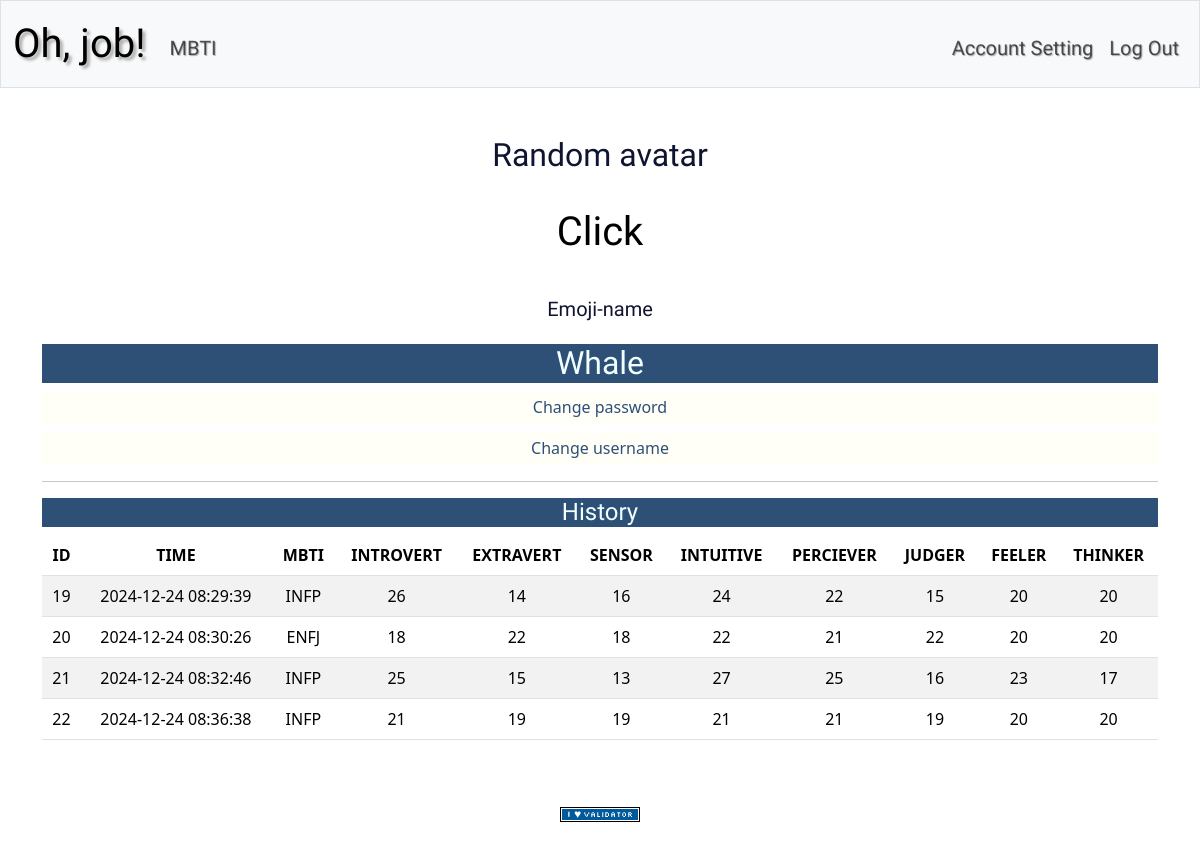
Page /account (signed in) on the earlier database version.
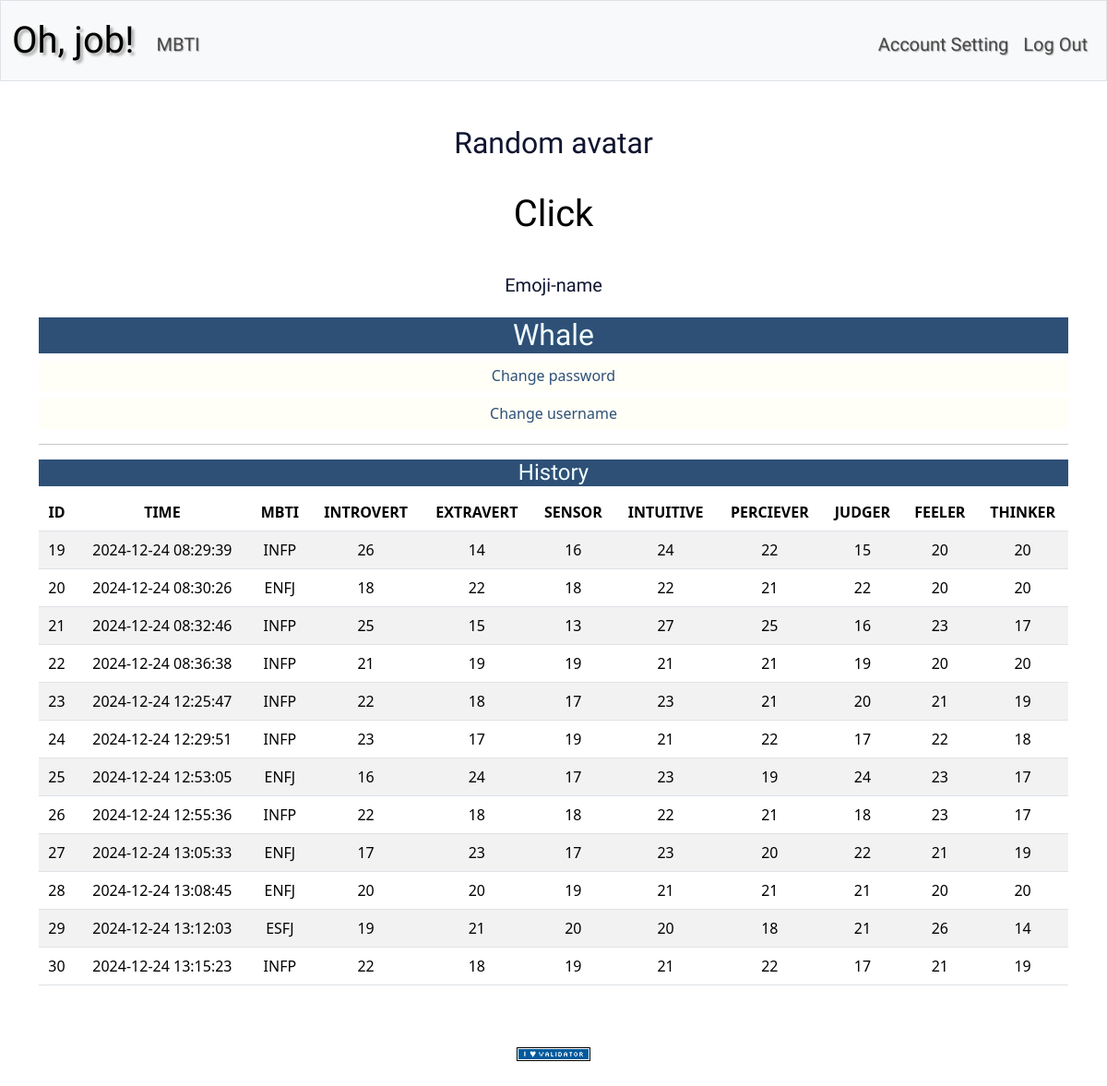
Same page on the later database version.
### tables this page shows
CREATE TABLE users (
id INTEGER PRIMARY KEY AUTOINCREMENT NOT NULL,
username TEXT NOT NULL,
hash TEXT NOT NULL);

CREATE TABLE history_results (id INTEGER PRIMARY KEY  AUTOINCREMENT NOT NULL, mbti TEXT NOT NULL, introvert INTEGER NOT NULL, extravert INTEGER NOT NULL, sensor INTEGER NOT NULL, intuitive INTEGER NOT NULL, feeler INTEGER NOT NULL, thinker INTEGER NOT NULL, perciever INTEGER NOT NULL, judger INTEGER NOT NULL);

CREATE TABLE history_test (user_id INTEGER NOT NULL, test_id INTEGER NOT NULL, timestamp DATETIME DEFAULT CURRENT_TIMESTAMP, FOREIGN KEY (user_id) REFERENCES users(id), FOREIGN KEY (test_id) REFERENCES history_results(id));

### app.py (the view)
@app.route("/account")
@login_required
def account():
    username = db.execute("SELECT username FROM users WHERE id=?", session["user_id"])
    result = db.execute("SELECT * FROM history_results WHERE id IN (SELECT test_id FROM history_test WHERE user_id =?)", session["user_id"])
    time = db.execute("SELECT timestamp FROM history_test WHERE user_id=?", session["user_id"])
    count = len(result)
    return render_template("account.html",username=username[0]["username"], result=result, time=time, count=count)

### app.py (called while the page is built)
@app.after_request
def after_request(response):
    response.headers["Cache-Control"] = "no-cache, no-store, must-revalidate"
    response.headers["Expires"] = 0
    response.headers["Pragma"] = "no-cache"
    return response

### helpers.py (called while the page is built)
def login_required(f):
    @wraps(f)
    def decorated_function(*args, **kwargs):
        if session.get("user_id") is None:
            return redirect("/login")
        return f(*args, **kwargs)
    return decorated_function

### templates/account.html (shortened to what this page needs)
{% extends "layout.html" %}
{% block main %}
<div>
    <div class="avatar">
        <h2>Random avatar</h2>
        <button class="avatar-button" id="abtn">Click</button>
        <h5 id="emoji-name">Emoji-name</h5>
    </div>
</div>
<div style="justify-content: space-between;">
    <h2 style="font-family: 'Sofia', sans-serif; text-align: center; color: azure; background-color: #2E5077;">{{username}}</h2>
    <h6 style="background-color: rgb(255,253,236,.4); padding: 7px;"><a href="/changePW" style="text-decoration: none; color: #2E5077;">Change password</a></h6>
    <h6 style="background-color: rgb(255,253,236,.4); padding: 7px;"><a href="/changeUN" style="text-decoration: none; color: #2E5077;">Change username</a></h6>
</div>
<div style="justify-content: space-between;">
    <hr>
    <h4 style="font-family: 'Sofia', sans-serif; text-align: center; color: azure; background-color: #2E5077;">History</h4>
    <table class="table table-striped">
        <thead>
            <tr>
                <th scope="col">ID</th>
                <th scope="col">TIME</th>
                <th scope="col">MBTI</th>
                <th scope="col">INTROVERT</th>
                <th scope="col">EXTRAVERT</th>
                <th scope="col">SENSOR</th>
                <th scope="col">INTUITIVE</th>
                <th scope="col">PERCIEVER</th>
                <th scope="col">JUDGER</th>
                <th scope="col">FEELER</th>
                <th scope="col">THINKER</th>
            </tr>
        </thead>
        <tbody>
            {% for i in range(count) %}
            <tr>
                <td>{{result[i].id}}</td>
                <td>{{time[i].timestamp}}</td>
                <td>{{result[i].mbti}}</td>
                <td>{{result[i].introvert}}</td>
                <td>{{result[i].extravert}}</td>
                <td>{{result[i].sensor}}</td>
                <td>{{result[i].intuitive}}</td>
                <td>{{result[i].perciever}}</td>
                <td>{{result[i].judger}}</td>
                <td>{{result[i].feeler}}</td>
                <td>{{result[i].thinker}}</td>
            </tr>
            {% endfor %}
        </tbody>
    </table>
</div>
{% endblock %}

### templates/layout.html (shortened to what this page needs)
<!DOCTYPE html>
<html lang="en">
    <head>
        <link href="https://cdn.jsdelivr.net/npm/bootstrap@5.3.3/dist/css/bootstrap.min.css" rel="stylesheet">
        <link href="/static/styles.css" rel="stylesheet">
    </head>
    <body class="main" class="handlee-regular">
      <nav class="bg-light border navbar navbar-expand-md navbar-light">
        <div class="container-fluid">
                <a class="navbar-brand" href="/"> Oh, job!</a>
                <div class="collapse navbar-collapse" id="navbar">
                        <ul class="navbar-nav me-auto mt-2">
                            <li class="nav-item"><a class="nav-link" href="/mbti">MBTI</a></li>
                        </ul>
                        <ul class="navbar-nav ms-auto mt-2">
                    {% if session["user_id"] %}
                            <li class="nav-item"><a class="nav-link" href="/account">Account Setting</a></li>
                            <li class="nav-item"><a class="nav-link" href="/logout">Log Out</a></li>
                        </ul>
                    {% else %}
                        <ul class="navbar-nav ms-auto mt-2">
                            <li class="nav-item"><a class="nav-link" href="/register">Register</a></li>
                            <li class="nav-item"><a class="nav-link" href="/login">Log In</a></li>
                        </ul>
                    {% endif %}
                </div>
        </div>
        </nav>
        <main class="container py-5 text-center">
            {% block main %}{% endblock %}
        </main>
        <footer class="mb-5">
            <form action="https://validator.w3.org/check" class="text-center" enctype="multipart/form-data" method="post" target="_blank">
                <input alt="Validate" src="/static/I_heart_validator.png" type="image">
            </form>
        </footer>
    </body>
</html>

### static/styles.css (style rules this page uses)
.main { width: 100%; height: 100%; background-image: url(/static/background.png); background-repeat: no-repeat; background-attachment: fixed; background-size: cover; }
nav .navbar-brand { font-family: "Sofia", sans-serif; font-size: 40px; text-shadow: 3px 3px 3px #ababab; }
nav .nav-item { font-family: "Sofia", sans-serif; font-size: 20px; text-shadow: 1px 1px 1px #ababab; }
body { min-height: 100vh; display: flex; flex-direction: column; }
footer { margin-top: auto; }
div ul { list-style: none; }
.avatar { display: flex; flex-direction: column; justify-content: start; align-items: center; font-family: "Sofia", sans-serif; color: #0f1530; }
.avatar-button { font-size: 40px; border: none; background: rgb(255,255,255,.5); border-radius: 50%; padding: 20px; filter: grayscale(); transition: filter .2s ease-in-out; cursor: pointer; }
#emoji-name { padding: 15px; }

Differences in the rows shown:
added history_results: id "23", mbti "INFP", introvert "22", extravert "18", sensor "17", intuitive "23", perciever "21", judger "20", feeler "21", thinker "19"
added history_test: timestamp "2024-12-24 12:25:47"
added history_results: id "24", mbti "INFP", introvert "23", extravert "17", sensor "19", intuitive "21", perciever "22", judger "17", feeler "22", thinker "18"
added history_test: timestamp "2024-12-24 12:29:51"
added history_results: id "25", mbti "ENFJ", introvert "16", extravert "24", sensor "17", intuitive "23", perciever "19", judger "24", feeler "23", thinker "17"
added history_test: timestamp "2024-12-24 12:53:05"
added history_results: id "26", mbti "INFP", introvert "22", extravert "18", sensor "18", intuitive "22", perciever "21", judger "18", feeler "23", thinker "17"
added history_test: timestamp "2024-12-24 12:55:36"
added history_results: id "27", mbti "ENFJ", introvert "17", extravert "23", sensor "17", intuitive "23", perciever "20", judger "22", feeler "21", thinker "19"
added history_test: timestamp "2024-12-24 13:05:33"
added history_results: id "28", mbti "ENFJ", introvert "20", extravert "20", sensor "19", intuitive "21", perciever "21", judger "21", feeler "20", thinker "20"
added history_test: timestamp "2024-12-24 13:08:45"
added history_results: id "29", mbti "ESFJ", introvert "19", extravert "21", sensor "20", intuitive "20", perciever "18", judger "21", feeler "26", thinker "14"
added history_test: timestamp "2024-12-24 13:12:03"
added history_results: id "30", mbti "INFP", introvert "22", extravert "18", sensor "19", intuitive "21", perciever "22", judger "17", feeler "21", thinker "19"
added history_test: timestamp "2024-12-24 13:15:23"
